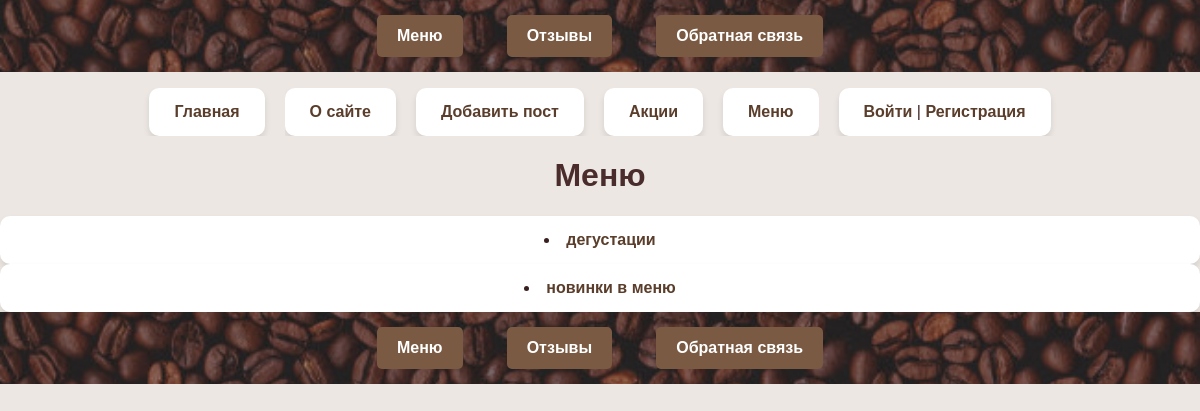
The app's page /menu/, older data.
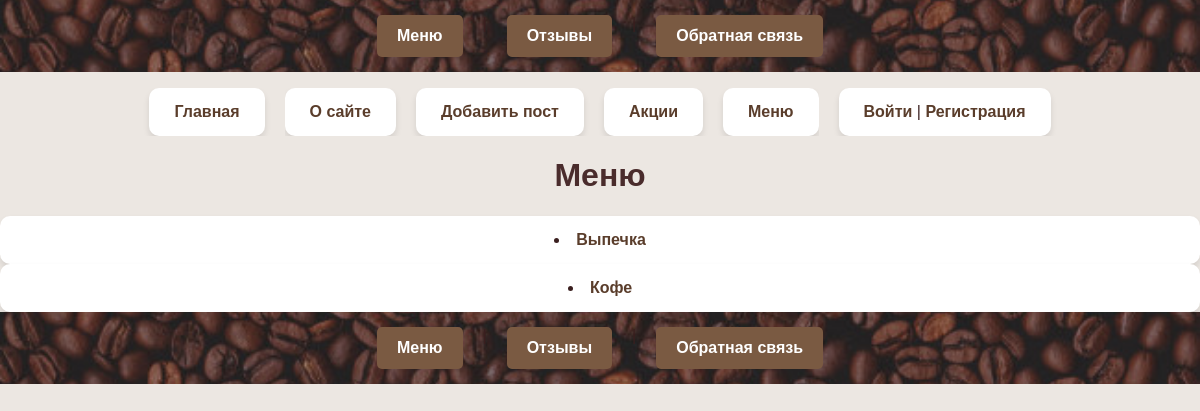
The same page, newer data.
### menu/models.py (models this page shows, shortened)
class Category(models.Model):
        name = models.CharField(max_length=100,
                                db_index=True ,verbose_name="Категория")
        slug = models.SlugField(max_length=255,
                                unique=True, db_index=True)
        def get_absolute_url(self):
            return reverse('category', kwargs={'cat_slug': self.slug})
        class Meta:
            verbose_name = 'Категория'
            verbose_name_plural = 'Категории'

### menu/views.py (the view)
# urls.py: path('',include('menu.urls')),
def menu(request):
    return render(request, 'menu/menu.html',
                  {'title': 'Меню', 'menu1': menu1})

### menu/templatetags/catalog_tags.py (called while the page is built)
@register.inclusion_tag('menu/includes/menu_categoryes.html')
def show_categories(cat_selected_id=0):
    cats = Category.objects.annotate(total=Count("posts")).filter(total__gt=0)
    return {"cats": cats, "cat_selected":
        cat_selected_id}

### menu/templatetags/menu_tags.py (called while the page is built)
@register.simple_tag()
def get_categories():
    return Category.objects.all()

### users/context_processors.py (called while the page is built)
def get_menu_context(request):
 return {'mainmenu': menu1}

### menu/templates/menu/menu.html
{% extends 'base.html' %}
{% load catalog_tags %}
{% block content %}
<h1>{{title}}</h1>
<div class="categories">
        {% show_categories %}
</div>
{% endblock %}

### menu/templates/menu/includes/menu_categoryes.html
{% for cat in cats %}
 {% if cat.id == cat_selected %}
 <li
class="selected">{{cat.name}}</li>
 {% else %}
 <li><a href="{{ cat.get_absolute_url}}">{{cat.name}}</a></li>
 {% endif %}
{% endfor %}

Row changes from the older to the newer data that the page shows:
removed Category: name "дегустации"
removed Category: name "новинки в меню"
added Category: name "Выпечка"
now on this page (row edited): Category: name "Кофе"
